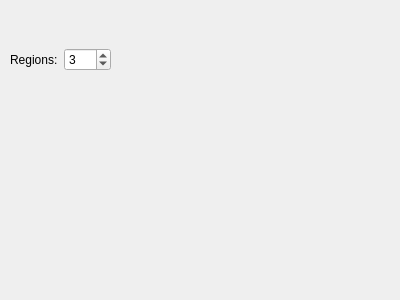
<?xml version="1.0" encoding="UTF-8"?>
<ui version="4.0">
 <class>Form</class>
 <widget class="QWidget" name="Form">
  <property name="geometry">
   <rect>
    <x>0</x>
    <y>0</y>
    <width>400</width>
    <height>300</height>
   </rect>
  </property>
  <property name="windowTitle">
   <string>XAFS Scan</string>
  </property>
  <widget class="QWidget" name="horizontalLayoutWidget">
   <property name="geometry">
    <rect>
     <x>10</x>
     <y>20</y>
     <width>101</width>
     <height>80</height>
    </rect>
   </property>
   <layout class="QHBoxLayout" name="horizontalLayout">
    <item>
     <widget class="QLabel" name="lblNumRegions">
      <property name="sizePolicy">
       <sizepolicy hsizetype="Fixed" vsizetype="Preferred">
        <horstretch>0</horstretch>
        <verstretch>0</verstretch>
       </sizepolicy>
      </property>
      <property name="text">
       <string>Regions:</string>
      </property>
     </widget>
    </item>
    <item>
     <widget class="QSpinBox" name="spnNumXAFSRegions">
      <property name="minimum">
       <number>1</number>
      </property>
      <property name="value">
       <number>3</number>
      </property>
      <property name="displayIntegerBase">
       <number>16</number>
      </property>
     </widget>
    </item>
   </layout>
  </widget>
 </widget>
 <resources/>
 <connections/>
</ui>
